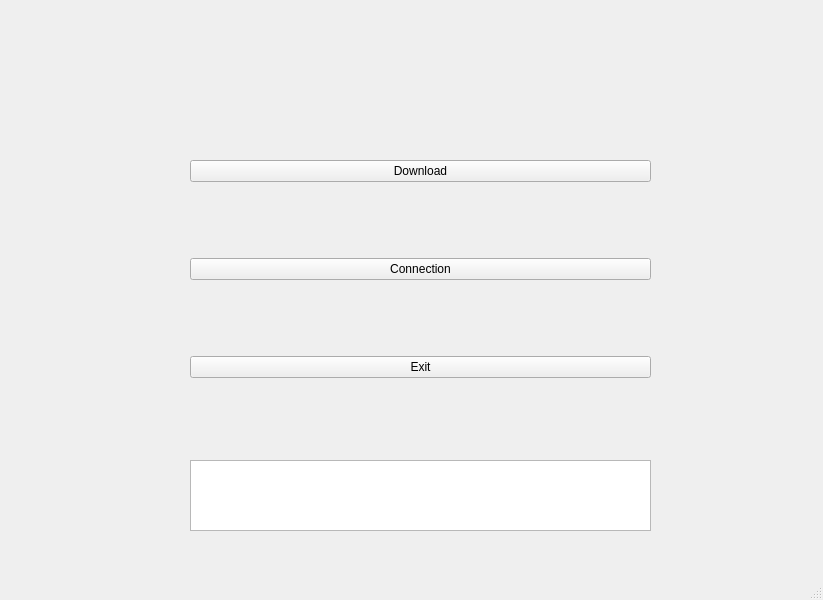
<?xml version="1.0" encoding="UTF-8"?>
<ui version="4.0">
 <class>MainWindow</class>
 <widget class="QMainWindow" name="MainWindow">
  <property name="geometry">
   <rect>
    <x>0</x>
    <y>0</y>
    <width>823</width>
    <height>600</height>
   </rect>
  </property>
  <property name="windowTitle">
   <string>Android Service Uninstaller</string>
  </property>
  <widget class="QWidget" name="centralwidget">
   <widget class="QWidget" name="verticalLayoutWidget">
    <property name="geometry">
     <rect>
      <x>190</x>
      <y>90</y>
      <width>461</width>
      <height>361</height>
     </rect>
    </property>
    <layout class="QVBoxLayout" name="verticalLayout">
     <item>
      <widget class="QPushButton" name="dwn_btn">
       <property name="text">
        <string>Download</string>
       </property>
      </widget>
     </item>
     <item>
      <widget class="QPushButton" name="con_btn">
       <property name="text">
        <string>Connection</string>
       </property>
      </widget>
     </item>
     <item>
      <widget class="QPushButton" name="exit_btn">
       <property name="text">
        <string>Exit</string>
       </property>
      </widget>
     </item>
    </layout>
   </widget>
   <widget class="QTextEdit" name="con_output">
    <property name="geometry">
     <rect>
      <x>190</x>
      <y>460</y>
      <width>461</width>
      <height>71</height>
     </rect>
    </property>
   </widget>
  </widget>
  <widget class="QMenuBar" name="menubar">
   <property name="geometry">
    <rect>
     <x>0</x>
     <y>0</y>
     <width>823</width>
     <height>22</height>
    </rect>
   </property>
  </widget>
  <widget class="QStatusBar" name="statusbar"/>
 </widget>
 <resources/>
 <connections/>
</ui>
